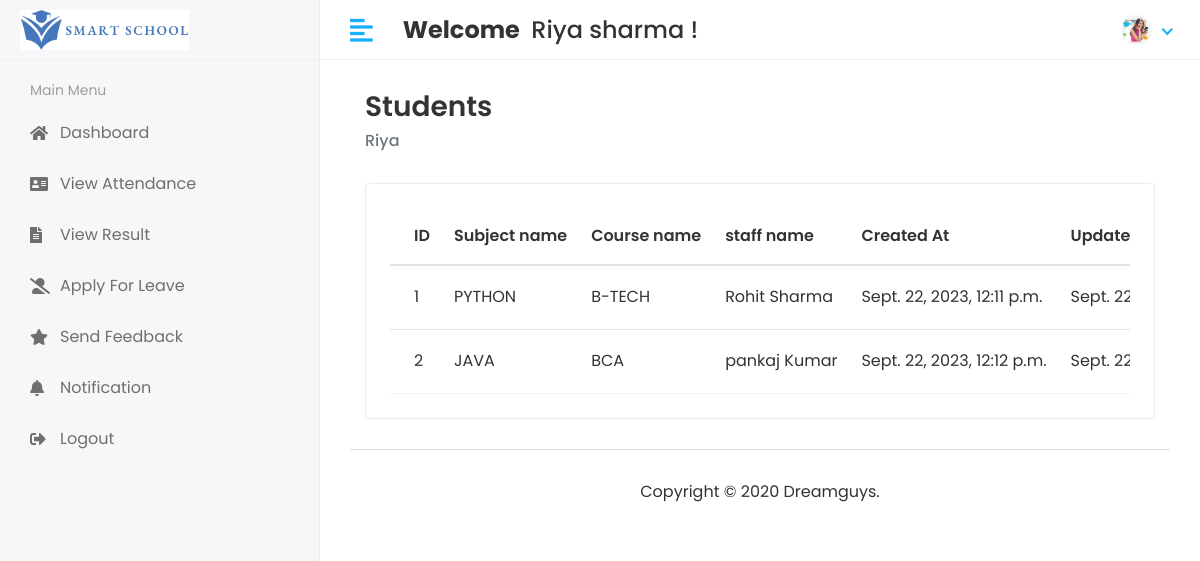
The page /view_subject (signed in) on the database as committed earlier.
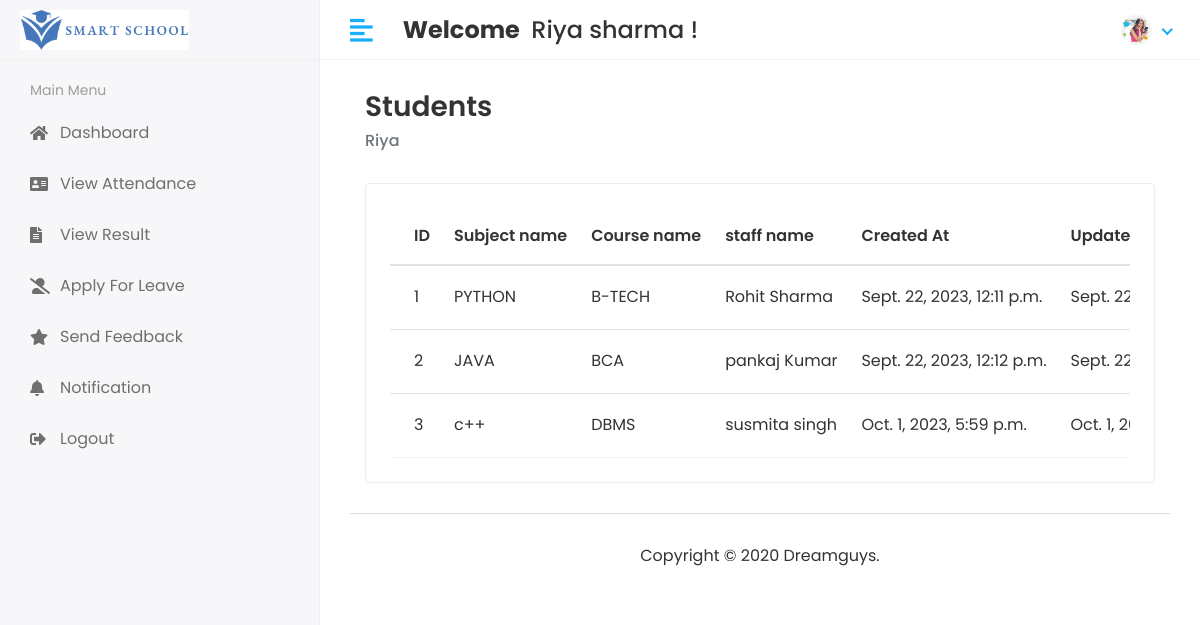
The same page on the database as committed later.
### studentapp/models.py (models this page shows, shortened)
class Subject(models.Model):
    subject_name=models.CharField(max_length=50)
    course=models.ForeignKey(Course,on_delete=models.CASCADE,null=True)
    staff=models.ForeignKey(Staff,on_delete=models.CASCADE)
    created_at=models.DateTimeField(auto_now_add=True,null=True)
    update_at=models.DateTimeField(auto_now=True)

class Course(models.Model):
    course_name=models.CharField(max_length=100)
    created_at=models.DateTimeField(auto_now_add=True)
    update_at=models.DateTimeField(auto_now_add=True)
    def __str__(self):
        return self.course_name

class Staff(models.Model):
    admin=models.OneToOneField(CoustamUser,on_delete=models.CASCADE)
    address=models.TextField()
    gender=models.CharField(max_length=100)
    created_at=models.DateTimeField(auto_now_add=True)
    update_at=models.DateTimeField(auto_now_add=True)

class CoustamUser(AbstractUser):
    User=(
        (1,'HOD'),
        (2,'STAFF'),
        (3,'STUDENT'),
    )
    user_type=models.CharField(choices=User,max_length=50,default=1)
    profile_pic=models.ImageField(upload_to='Media/profile_pic')

### studentmagmentsystem/Hod_views.py (the view)
# urls.py: path('view_subject',Hod_views.view_subject,name='view_subject'),
@login_required(login_url='/')
def view_subject(request):
    subject=Subject.objects.all()
    context={
        'subject':subject,
    }
    return render(request,'hod/view_subject.html',context)

### templates/hod/view_subject.html (shortened to what this page needs)
{%extends 'base.html'%}
{% block content%}
<div class="content container-fluid">
    <div class="page-header">
       <div class="row align-items-center">
          <div class="col">
             <h3 class="page-title">Students</h3>
             <ul class="breadcrumb">
                <li class="breadcrumb-item active">{{user.first_name}}</li>
             </ul>
          </div>
       </div>
    </div>
    <div class="row">
       <div class="col-sm-12">
          <div class="card card-table">
             <div class="card-body">
                <div class="table-responsive">
                   <table class="table table-hover table-center mb-0 datatable">
                      <thead>
                         <tr>
                            <th>ID</th>
                            <th>Subject name</th>
                            <th>Course name</th>
                            <th>staff name</th>
                            <th>Created At</th>
                            <th>Update At</th>
                         </tr>
                      </thead>
                      <tbody>
                         {%for sub in subject %}
                         <tr>
                            <td>{{sub.id}}</td>
                            <td>{{sub.subject_name}}</td>
                            <td>{{sub.course}}</td>
                            <td>{{sub.staff.admin.first_name}}&nbsp;{{sub.staff.admin.last_name}}</td>
                            <td>{{sub.created_at}}</td>
                            <td>{{sub.update_at}}</td>
                         </tr>
                         {%endfor%}
                      </tbody>
                   </table>
                </div>
             </div>
          </div>
       </div>
    </div>
 </div>
{%endblock%}

Rows that differ between the two databases and show on the page:
added Subject: id "3", subject_name "c++", course "DBMS", staff.admin.first_name "susmita", staff.admin.last_name "singh", created_at "Oct. 1, 2023, 5:59 p.m.", update_at "Oct. 1,…"
